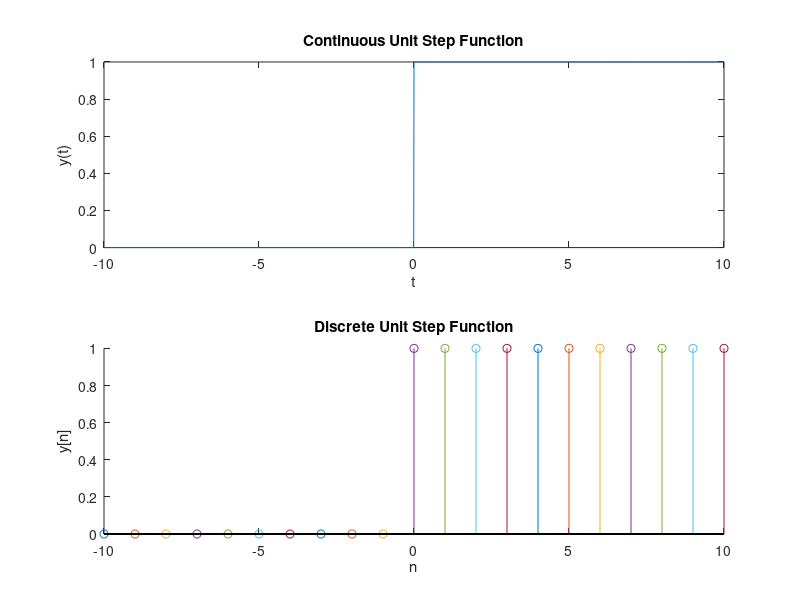

Source code (MATLAB):
t=-10:0.01:10;
y=zeros(size(t));
y(t>=0)=1;
subplot(2,1,1);
plot(t,y);
xlabel('t');
ylabel('y(t)');
title('Continuous Unit Step Function');
subplot(2,1,2);
hold on;
for n=-10:10
    if(n<0)
        stem(n,0);
    else
        stem(n,1);
    end
end
xlabel('n');
ylabel('y[n]');
title('Discrete Unit Step Function');
hold off;